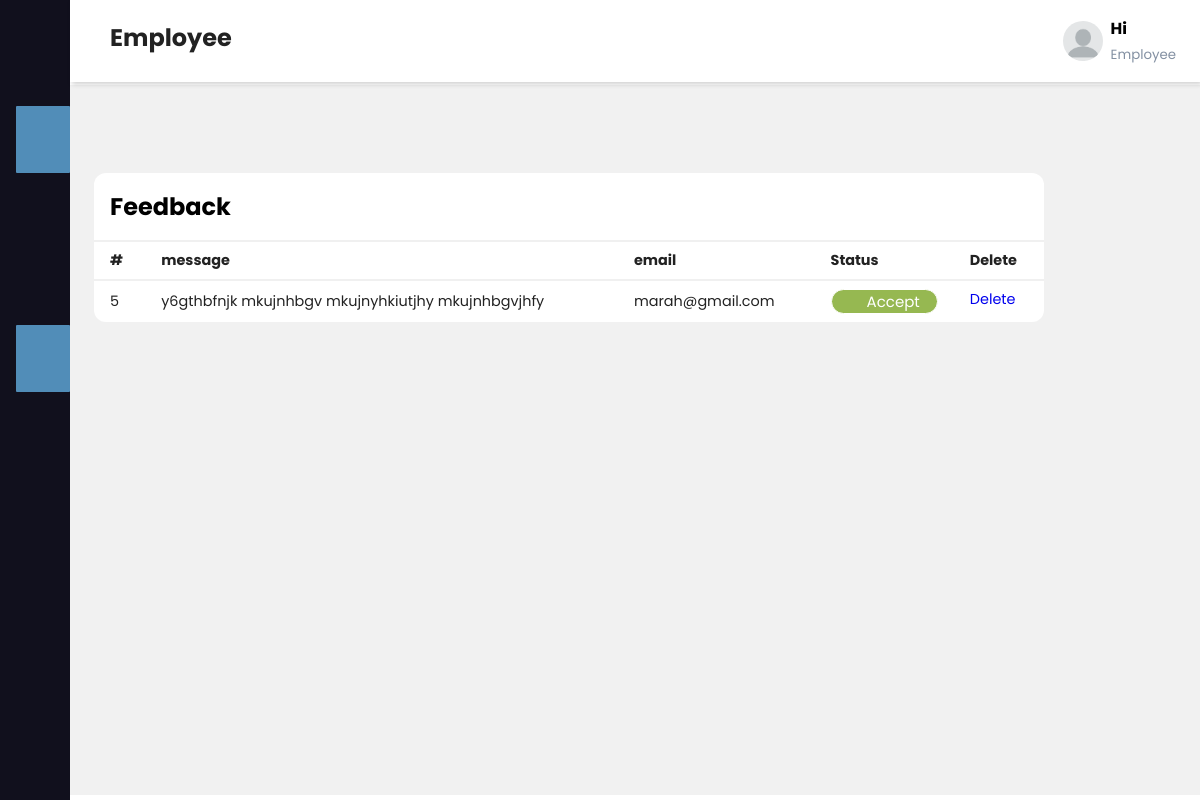
Page /feedback.php on the committed database.
### tables this page shows
CREATE TABLE `feedback` (
  `id` int(11) NOT NULL,
  `message` varchar(1000) NOT NULL,
  `email` varchar(300) NOT NULL,
  `status` varchar(100) NOT NULL,
  `name` varchar(600) NOT NULL,
  `phone` varchar(100) NOT NULL
);

### feedback.php (the view, shortened to what this page needs)
<?php
$server="localhost";
$username="root";
$password="";
$database="3rs";
$con=mysqli_connect($server,$username,$password,$database);
$sql= "SELECT * from feedback where 1";
$result=mysqli_query($con,$sql);
?>
<!DOCTYPE html>
<html >
  <head>
  <link rel="stylesheet" href="employee.css">
</head>
<body>
<?php include"sidbar.php"; ?>
    <div class="main-content">
      <header>
        <h2>
          <label for="nav-toggle">
            <span class="fas fa-bars"></span>
          </label>
         Employee
        </h2>
        <div class="user-wrapper">
         <img width="40px" height="40px" alt="profile-img">
         <div class="">
            <h4>Hi <?php echo $_SESSION["name"] ?></h4>
            <small> Employee</small>
         </div>
        </div>
      </header>
      <main>
        <div class="recent-grid">
          <div class="projects">
            <div style="width: 950px;" class="card">
              <div class="card-header">
                <h2>Feedback</h2>
              </div>
              <div class="card-body">
                <div class="table-responsive">
                  <table width="100%">
                  <thead>
                    <tr>
                      <td>#</td>
                      <td>message</td>
                      <td>email	</td>
                      <td>Status</td>
                      <td>Delete</td>
                    </tr>
                  </thead>
                  <tbody>
                  <?php foreach ($result as $row) {   ?>
                    <tr>
                      <td><?php echo $row['id'];?></td>
                      <td><?php echo $row['message'];?></td>
                      <td><?php echo $row['email'];?></td>
												<td>		<?php
														if($row['status']=="Accept"){ ?>
										<div style="background-color:#96b851;border-radius:20px;border:#fff 1px solid">	<a style="color:#fff;font-size:15px;margin-left:35px;"  href="update_feedback.php?id=<?php echo $row['id']; ?>" ><?php echo $row['status'];?>  </a>	</div>
													<?php	}
														else {
														?>
														<div style="background-color:blue;border-radius:20px;border:#fff 1px solid">	 <a style="color:#fff;font-size:15px;margin-left:35px;" href="update_feedback.php?id=<?php echo $row['id'];  ?>" class="btn btn-primary"><?php echo $row['status'];?>  </a></div>
														<?php } ?></td>
                       <td><a href="delete_feedback.php?id=<?php echo $row['id'];  ?> "class="btn btn-danger"> Delete</a></td>
                    </tr>
                    <?php } ?>
                  </tbody>
                </table>
                </div>
              </div>
            </div>
          </div>
        </div>
      </main>
    </div>
</body>
</html>

### employee.css (style rules this page uses)
:root { --main-color: #11101d; --color-dark: #1D2231; --text-grey: #8390A2; }
* { padding: 0; margin: 0; box-sizing: border-box; list-style: none; text-decoration: none; font-family: 'Poppins', sans-serif; }
.main-content { transition: margin-left 300ms; margin-left: 345px; }
header { background: #fff; display: flex; justify-content: space-between; padding: 1rem 1.5rem; box-shadow: 2px 2px 5px rgba(0, 0, 0, 0.2); position: fixed; left: 345px; top: 0; z-index: 100; width: calc(100% - 345px); transition: left 300ms; }
header h2 { color: #222; }
header label span { font-size: 1.7rem; padding-right: 1rem; }
.user-wrapper { display: flex; align-items: center; }
.user-wrapper img { border-radius: 50%; margin-right: .5rem; }
.user-wrapper small { display: inline-block; color: var(--text-grey); margin-top: -1px !important; }
main { margin-top: 85px; padding: 2rem 1.5rem; background: #f1f1f1; min-height: calc(100vh - 90px); }
.recent-grid { margin-top: 3.5rem; display: grid; grid-gap: 2rem; grid-template-columns: 65% auto; }
.card { background: #fff; border-radius: 12px; }
.card-header { padding: 1rem; }
.card-header { display: flex; justify-content: space-between; align-items: center; border-bottom: 1px solid #f0f0f0; }
table { border-collapse: collapse; }
thead tr { border-top: 1px solid #f0f0f0; border-bottom: 2px solid #f0f0f0; }
thead td { font-weight: 700; }
td { padding: .5rem 1rem; font-size: .9rem; color: #222; }
tr td:last-child { display: flex; align-items: center; }
.table-responsive { width: 100%; overflow-x: auto; }
@media only screen and (max-width: 1200px) { .main-content { margin-left: 70px; } }
@media only screen and (max-width: 1200px) { .main-content header { width: calc(100% - 70px); left: 70px; } }

### rows in the picture
feedback: id "5", message "y6gthbfnjk mkujnhbgv mkujnyhkiutjhy mkujnhbgvjhfy", email "marah@gmail.com", status "Accept"
